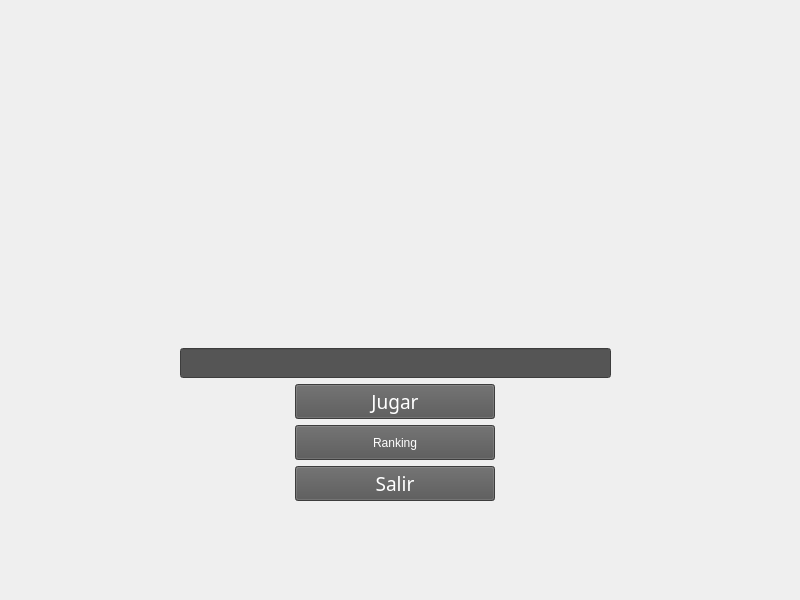
<?xml version="1.0" encoding="UTF-8"?>
<ui version="4.0">
 <class>MainWindow</class>
 <widget class="QMainWindow" name="MainWindow">
  <property name="geometry">
   <rect>
    <x>0</x>
    <y>0</y>
    <width>800</width>
    <height>600</height>
   </rect>
  </property>
  <property name="minimumSize">
   <size>
    <width>800</width>
    <height>600</height>
   </size>
  </property>
  <property name="maximumSize">
   <size>
    <width>800</width>
    <height>600</height>
   </size>
  </property>
  <property name="windowTitle">
   <string>DCCruz</string>
  </property>
  <property name="windowIcon">
   <iconset>
    <normaloff>../sprites/Elementos de juego/logo.png</normaloff>../sprites/Elementos de juego/logo.png</iconset>
  </property>
  <property name="tabShape">
   <enum>QTabWidget::Triangular</enum>
  </property>
  <widget class="QWidget" name="centralwidget">
   <widget class="QLabel" name="fondo">
    <property name="geometry">
     <rect>
      <x>0</x>
      <y>0</y>
      <width>800</width>
      <height>600</height>
     </rect>
    </property>
    <property name="font">
     <font>
      <pointsize>12</pointsize>
     </font>
    </property>
    <property name="text">
     <string/>
    </property>
    <property name="pixmap">
     <pixmap>../sprites/Fondos/fondoMenu.png</pixmap>
    </property>
    <property name="scaledContents">
     <bool>true</bool>
    </property>
   </widget>
   <widget class="QWidget" name="horizontalLayoutWidget">
    <property name="geometry">
     <rect>
      <x>180</x>
      <y>90</y>
      <width>431</width>
      <height>411</height>
     </rect>
    </property>
    <layout class="QHBoxLayout" name="horizontalLayout">
     <property name="sizeConstraint">
      <enum>QLayout::SetDefaultConstraint</enum>
     </property>
     <item>
      <layout class="QVBoxLayout" name="verticalLayout">
       <item>
        <widget class="QLabel" name="logo_juego">
         <property name="text">
          <string/>
         </property>
         <property name="pixmap">
          <pixmap>../sprites/Elementos de juego/logo.png</pixmap>
         </property>
         <property name="scaledContents">
          <bool>true</bool>
         </property>
        </widget>
       </item>
       <item>
        <widget class="QLabel" name="errorText">
         <property name="styleSheet">
          <string notr="true">font: 81 12pt &quot;Rockwell Extra Bold&quot;;

color: rgb(255, 0, 0);</string>
         </property>
         <property name="text">
          <string/>
         </property>
        </widget>
       </item>
       <item>
        <widget class="QLineEdit" name="ingresarUsuario">
         <property name="minimumSize">
          <size>
           <width>0</width>
           <height>30</height>
          </size>
         </property>
         <property name="styleSheet">
          <string notr="true">background-color: rgb(0, 170, 0);
font: 81 12pt &quot;Rockwell Extra Bold&quot;;
border-color: rgb(255, 255, 0);
color: rgb(255, 255, 255);
background-color: rgb(85, 85, 85);</string>
         </property>
         <property name="text">
          <string/>
         </property>
        </widget>
       </item>
       <item alignment="Qt::AlignHCenter">
        <widget class="QPushButton" name="jugar">
         <property name="minimumSize">
          <size>
           <width>200</width>
           <height>35</height>
          </size>
         </property>
         <property name="maximumSize">
          <size>
           <width>300</width>
           <height>16777215</height>
          </size>
         </property>
         <property name="font">
          <font>
           <family>Ravie</family>
           <pointsize>14</pointsize>
           <weight>50</weight>
           <italic>false</italic>
           <bold>false</bold>
          </font>
         </property>
         <property name="styleSheet">
          <string notr="true">font: 14pt &quot;Ravie&quot;;
color: rgb(255, 255, 255);
background-color: rgb(85, 85, 85);
</string>
         </property>
         <property name="text">
          <string>Jugar</string>
         </property>
        </widget>
       </item>
       <item alignment="Qt::AlignHCenter">
        <widget class="QPushButton" name="ranking">
         <property name="minimumSize">
          <size>
           <width>200</width>
           <height>35</height>
          </size>
         </property>
         <property name="styleSheet">
          <string notr="true">color: rgb(255, 255, 255);
font: 14pt &quot;Ravie&quot;;
background-color: rgb(85, 85, 85);
</string>
         </property>
         <property name="text">
          <string>Ranking</string>
         </property>
        </widget>
       </item>
       <item alignment="Qt::AlignHCenter">
        <widget class="QPushButton" name="salir">
         <property name="minimumSize">
          <size>
           <width>200</width>
           <height>35</height>
          </size>
         </property>
         <property name="font">
          <font>
           <family>Ravie</family>
           <pointsize>14</pointsize>
           <weight>50</weight>
           <italic>false</italic>
           <bold>false</bold>
          </font>
         </property>
         <property name="styleSheet">
          <string notr="true">color: rgb(255, 255, 255);
background-color: rgb(85, 85, 85);
font: 14pt &quot;Ravie&quot;;</string>
         </property>
         <property name="text">
          <string>Salir</string>
         </property>
        </widget>
       </item>
      </layout>
     </item>
    </layout>
   </widget>
  </widget>
 </widget>
 <resources/>
 <connections/>
</ui>
